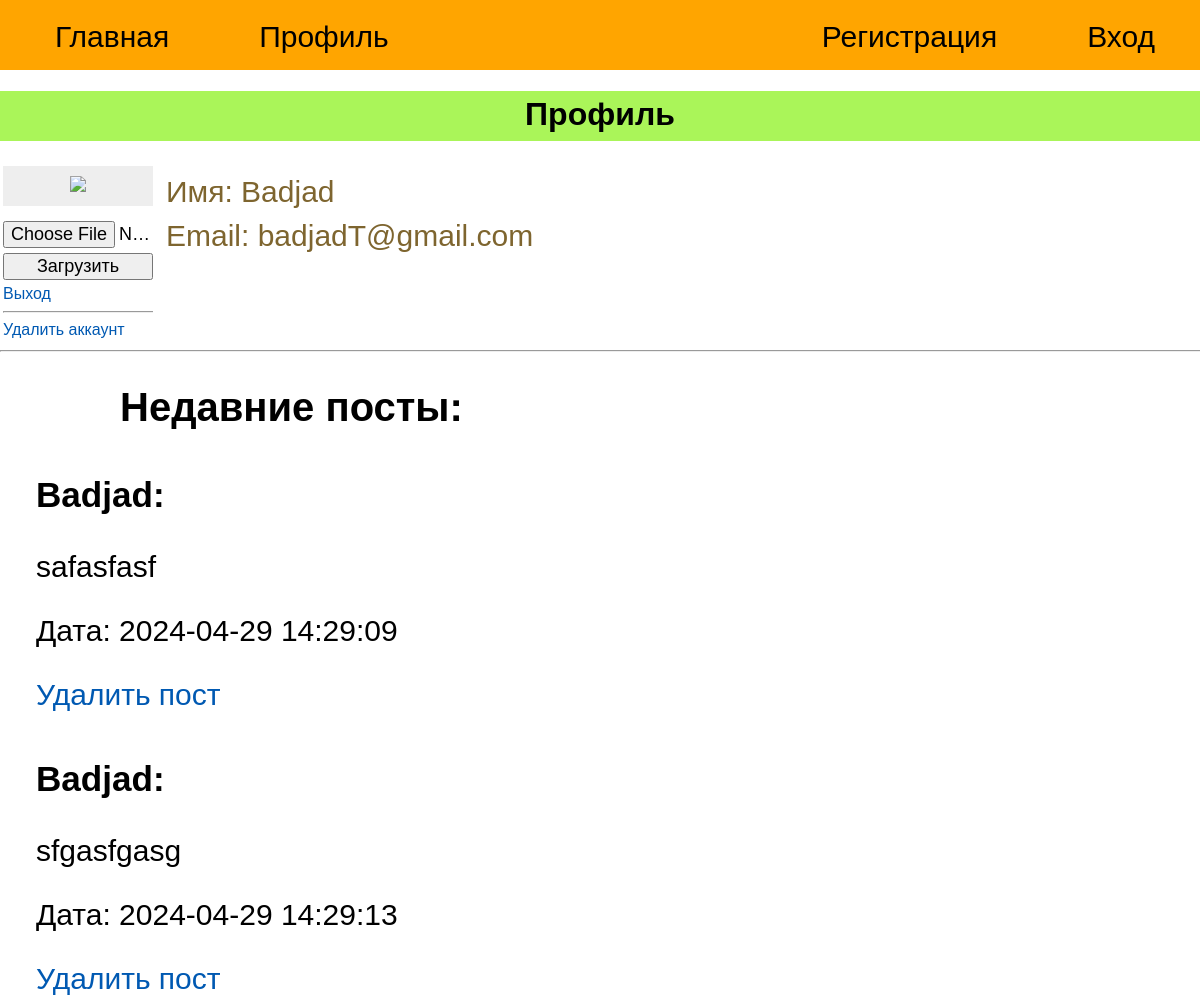
Screenshot of /profile (signed in) with the database file from the repository.
### tables this page shows
CREATE TABLE users (id integer PRIMARY KEY AUTOINCREMENT,name text NOT NULL,email text NOT NULL,password text NOT NULL,avatar BLOB DEFAULT NULL);

CREATE TABLE posts (id integer PRIMARY KEY AUTOINCREMENT,user_id integer NOT NULL,username text NOT NULL,content text NOT NULL,created_at TIMESTAMP DEFAULT CURRENT_TIMESTAMP,FOREIGN KEY (user_id) REFERENCES users (id));

### main.py (the view)
@app.route('/profile')
@login_required
def profile():
    posts = dbase.get_posts(current_user.get_id())
    User_id = current_user.get_id()
    return render_template('profile.html', lmenu=lmenu, menu=menu,
                           title='Профиль', posts=posts, user_id=User_id)

### UserLogin.py (called while the page is built)
    def fromDB(self, user_id, db):
        self.user = db.getUser(user_id)
        return self

    def get_id(self):
        return str(self.user['id'])

    def getName(self):
        if self.user:
            return self.user['name']
        else:
            return False

    def getMail(self):
        if self.user:
            return self.user['email']
        else:
            return False

### db_session.py (called while the page is built)
    def getUser(self, user_id):
        try:
            self.cur.execute(f'SELECT * FROM users WHERE id = {user_id} LIMIT 1')
            res = self.cur.fetchone()
            if not res:
                print('Пользователь не найден')
                return False
            return res
        except sqlite3.Error as e:
            print('Ошибка БД' + str(e))
        return False

    def get_posts(self, user_id=0):
        try:
            if not user_id:
                self.cur.execute(f"SELECT * FROM posts ORDER BY created_at DESC")
                res = self.cur.fetchall()
            else:
                self.cur.execute(f"SELECT * FROM posts WHERE user_id = {user_id}")
                res = self.cur.fetchall()
            if not res:
                return ''
            return res
        except sqlite3.Error as e:
            print("Ошибка БД" + str(e))

### main.py (called while the page is built)
@login_manager.user_loader
def load_user(user_id):
    print('load_user')
    return UserLogin().fromDB(user_id, dbase)

def connect_db():
    conn = sqlite3.connect(app.config['DATABASE'])
    conn.row_factory = sqlite3.Row
    return conn

def get_db():
    if not hasattr(g, 'link_db'):
        g.link_db = connect_db()
    return g.link_db

@app.before_request
def before_request():
    global dbase
    db = get_db()
    dbase = dbsession(db)

### templates/profile.html (shortened to what this page needs)
{% extends 'base.html' %}
{% block content %}
{{ super() }}
<h1 class="headline">Профиль</h1>
<table border="0" class="profile-table">
    <tr>
        <td valign="top">
            <div class="profile-ava"><img src="{{url_for('userava')}}"></div>
            <div class="profile-load">
                <form action="{{url_for('upload')}}" method="POST" enctype="multipart/form-data">
                    <p><input type="file" name="file">
                    <p><input type="submit" value="Загрузить">
                </form>
                <p><a href="{{url_for('logout')}}">Выход</a>
                <hr align=left width="100%">
                <p><a href="{{url_for('delete_profile')}}">Удалить аккаунт</a>
            </div>
        </td>
        <td valign="top" class="profile-panel">
            <ul class="profile-info">
                <li>Имя: {{ current_user.getName() }}</li>
                <li>Email: {{ current_user.getMail() }}</li>
            </ul>
        </td>
    </tr>
</table>
<hr align=left width="100%">
<h2 class="main">Недавние посты:</h2>
{% if posts %}
{% for post in posts %}
    <div class="post">
        <h3>{{ post['username'] }}:</h3>
        <p>{{ post['content'] }}</p>
        <p>Дата: {{ post['created_at'] }}</p>
        <a href="{{url_for('delete', id=post['id'])}}">Удалить пост</a>
    </div>
    {% endfor %}
{% else %}
    <p class="main">У пользователя нет постов
{% endif %}
{% endblock %}

### static/css/style.css (style rules this page uses)
html, body { font-family: 'Arial'; margin: 0; padding: 0; height: 100%; width: 100%; }
a { color: #0059b2; text-decoration: none; }
.profile-ava { width: 130px; text-align: center; overflow: hidden; background: #eee; padding: 10px; }
.profile-ava img { max-width: 130px; height: auto; }
.profile-load { margin-top: 10px; overflow: hidden; max-width: 150px; }
.profile-load input[type=submit], input[type=file] { width: 100%; font-size: 18px; }
.profile-load p { padding: 0; margin: 5px 0 0 0; }
.profile-panel { padding: 0 0 0 10px; }
ul.profile-info { list-style: none; margin: 10px 0 0 0; padding: 0; color: #7E652F; }
ul.profile-info li { margin-top: 10px; font-size: 30px; }
.headline { text-align: center; font-size: 40; list-style: none; background: #aaf559; height: 40px; padding: 5px; }
.main { margin-left: 10%; display: block; margin-bottom: 0.25rem; font-size: 40px; }
.post { margin-left: 2%; padding: 0.375rem 0.75rem; font-family: inherit; font-size: 30px; }

### rows the page displays
users: getName "Badjad", getMail "badjadT@gmail.com"
posts: username "Badjad", content "safasfasf", created_at "2024-04-29 14:29:09"
posts: username "Badjad", content "sfgasfgasg", created_at "2024-04-29 14:29:13"

### other values shown
{{ m.name }} "Главная" "Профиль"
{{ m.name }} "Вход" "Регистрация"
